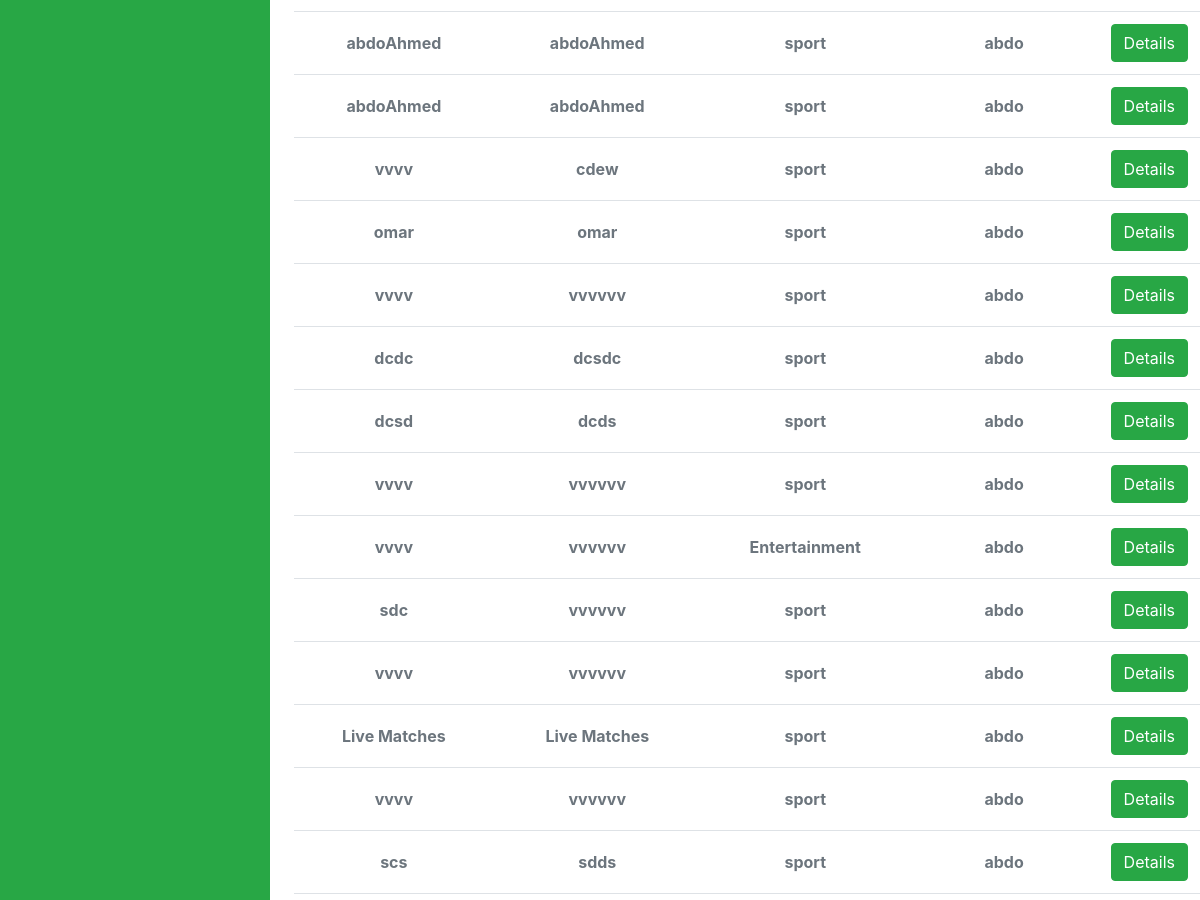
Page /UserStoryVersion/list/ (signed in, middle part) on the earlier database version.
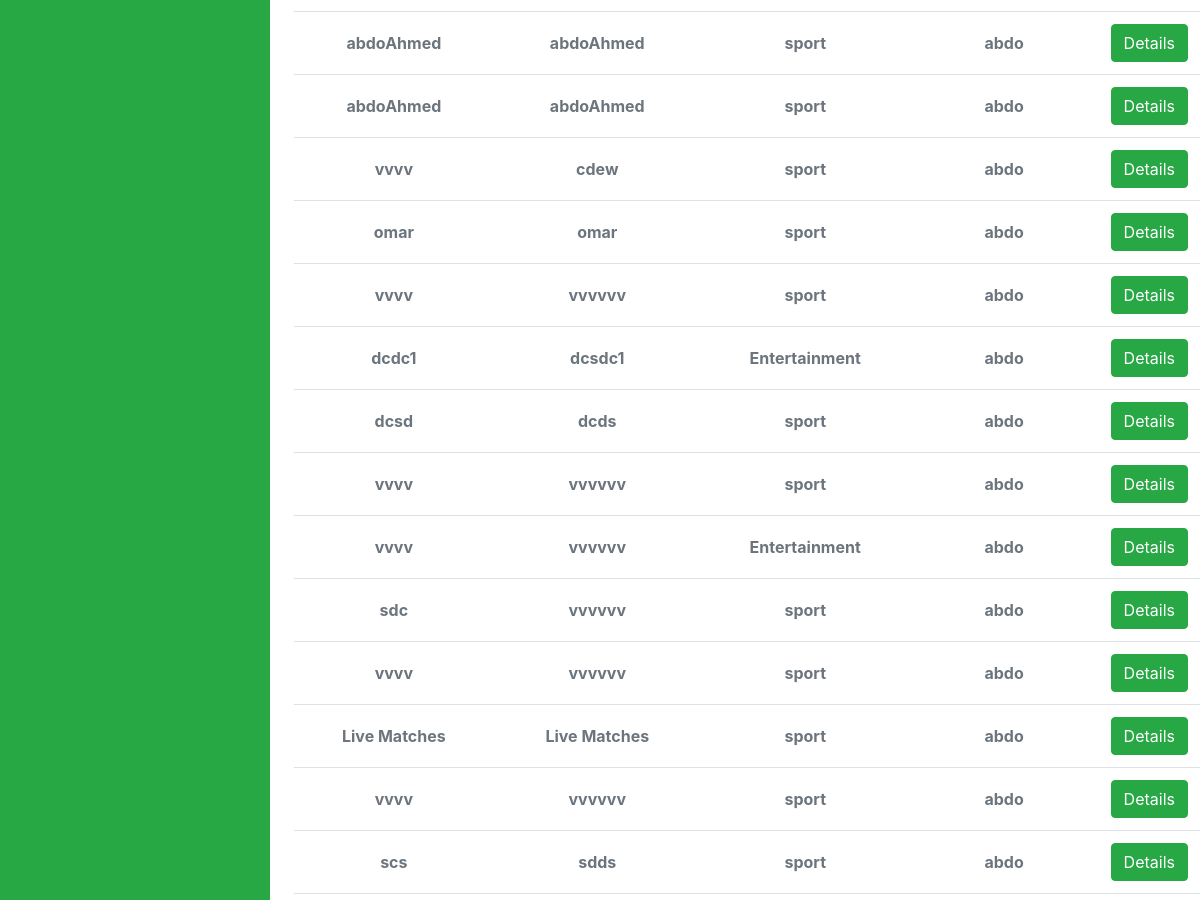
Same page on the later database version.
### UserStoryApp/models.py (models this page shows, shortened)
class UserStoryVersion(models.Model):
    id = models.AutoField(primary_key=True)
    name = models.TextField(blank=True)
    description = models.TextField(blank=True)
    Project = models.ForeignKey(Project, on_delete=models.CASCADE)
    User = models.ForeignKey(
        User, on_delete=models.CASCADE, blank=True, null=True)
    class Meta:
        db_table = "UserStoryVersion"

class Project(models.Model):
    id = models.AutoField(primary_key=True)
    name = models.TextField(blank=True)
    Business = models.ForeignKey(Business, on_delete=models.CASCADE)
    User = models.ForeignKey(
        User, on_delete=models.CASCADE, blank=True, null=True)
    project = ""
    class Meta:
        db_table = "Project"

class User (AbstractUser):
    Role = models.IntegerField(blank=True, null=True, default=2)
    project = []
    business = []

### UserStoryVersions/views.py (the view)
# urls.py: path('list/', views.userStoryVersions_list, name='userStoryVersions'),
@login_required
def userStoryVersions_list(request):
    PROJECT = ""
    CREATOR = ""
    userStoriesVersions = UserStoryVersion.objects.all()
    my_filter = userStoryVersionsFilter(
        request.GET, queryset=userStoriesVersions)
    userStoriesVersions = my_filter.qs
    if request.GET.get("PROJECT"):
        userStoriesVersions = userStoriesVersions.filter(
            Project__name__contains=request.GET.get("PROJECT"))
        PROJECT = request.GET.get("PROJECT")
    if request.GET.get("CREATOR"):
        userStoriesVersions = userStoriesVersions.filter(
            User__username__contains=request.GET.get("CREATOR"))
        CREATOR = request.GET.get("CREATOR")
    return render(request, 'userStoryVersions/userStoryVersions.html', {'users': userStoriesVersions, 'filter': my_filter, 'form': {'PROJECT': PROJECT, 'CREATOR': CREATOR}})

### UserStoryVersions/templates/userStoryVersions/userStoryVersions.html (shortened to what this page needs)
{% extends "base.html" %}
{% block content %}
<div class="table-responsive p-0">
    <table class="table align-items-center mb-0">
        <tbody>
            {% for user in users %}
                <tr>
                <td class="align-middle text-center">
                    <span class="text-secondary text-xs font-weight-bold">{{user.name}}</span>
                </td>
                <td class="align-middle text-center">
                    <span class="text-secondary text-xs font-weight-bold">{{user.description}}</span>
                </td>
                <td class="align-middle text-center">
                    <span class="text-secondary text-xs font-weight-bold">{{user.Project.name}}</span>
                </td>
                <td class="align-middle text-center">
                    <span class="text-secondary text-xs font-weight-bold">{{user.User.username}}</span>
                </td>
                <td class="align-middle text-center">
                    <a href="{% url 'userStoryVersionDetails' user.id %}" class="btn btn-success" aria-hidden="true">
                        Details
                    </a>
                </td>
            </tr>
            {% endfor %}
        </tbody>
    </table>
</div>
{% endblock %}

Differences in the rows shown:
changed UserStoryVersion: name "dcdc" → "dcdc1"; description "dcsdc" → "dcsdc1"; Project.name "sport" → "Entertainment"
